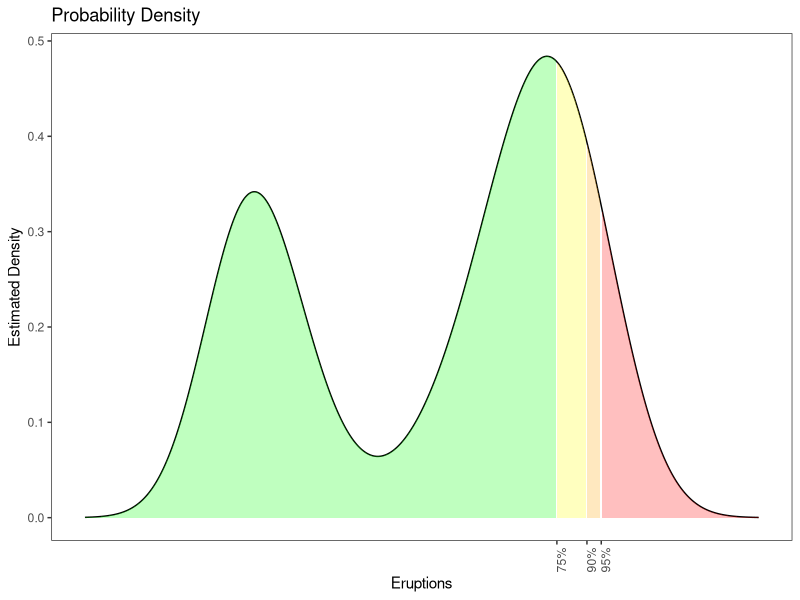

Write R code to recreate this figure.
## ---- chunk 1
knitr::opts_chunk$set(echo = TRUE)
## ---- chunk 2
library(ggplot2)

# Estimated probability density
estDensity <- density(faithful$eruptions)

# Compute the quantile values and create a factor variable for the quantiles
estQuant <- quantile(faithful$eruptions, probs = c(0.75, 0.9, 0.95))
df_dens <- data.frame(
  x = estDensity$x,
  y = estDensity$y,
  quantFct = factor(findInterval(estDensity$x, estQuant))
)

# Density plot using ggplot2
# 1. Use geom_line() with the estimated density for each x=eruptions
# 2. geom_ribbon() to fill the areas for the quantiles 
ggplot(
  data = df_dens
)+
  geom_line(
    aes(
      x=x,
      y=y
    )
  )+
  geom_ribbon(
    aes(
      x=x, ymin=0, ymax=y, fill = quantFct
    ),
    alpha = 0.25
  )+
  scale_x_continuous(
    breaks=estQuant
  )+
  scale_fill_manual(
    name = "",
    values = c("green","yellow","orange","red")
  )+
  labs(title = "Probability Density")+
  xlab("Eruptions")+ylab("Estimated Density")+
  theme_bw()+
  theme(
    axis.text.x = element_text(angle = 90),
    panel.grid = element_blank(),
    legend.position = "none"
  )
